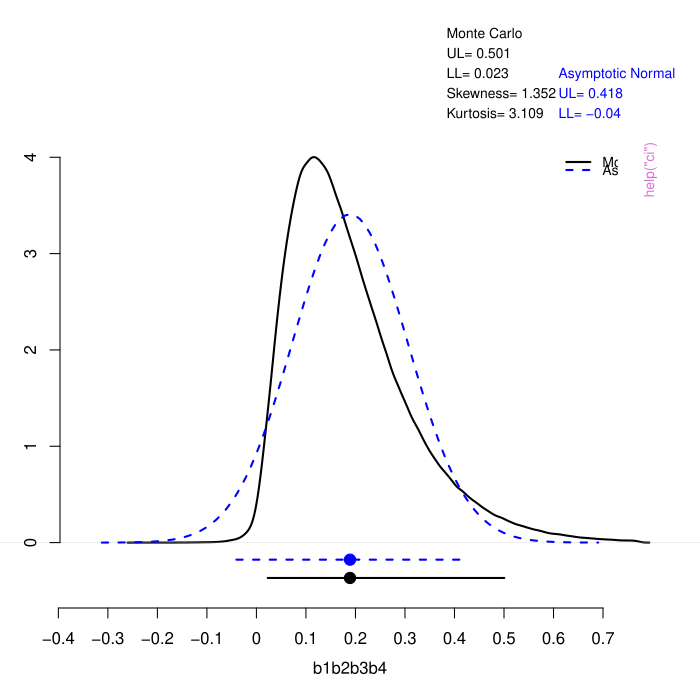

Source code (R):
pkgname <- "RMediation"
source(file.path(R.home("share"), "R", "examples-header.R"))
options(warn = 1)
base::assign(".ExTimings", "RMediation-Ex.timings", pos = 'CheckExEnv')
base::cat("name\tuser\tsystem\telapsed\n", file=base::get(".ExTimings", pos = 'CheckExEnv'))
base::assign(".format_ptime",
function(x) {
  if(!is.na(x[4L])) x[1L] <- x[1L] + x[4L]
  if(!is.na(x[5L])) x[2L] <- x[2L] + x[5L]
  options(OutDec = '.')
  format(x[1L:3L], digits = 7L)
},
pos = 'CheckExEnv')

### * </HEADER>
library('RMediation')

base::assign(".oldSearch", base::search(), pos = 'CheckExEnv')
base::assign(".old_wd", base::getwd(), pos = 'CheckExEnv')
cleanEx()
nameEx("ci")
### * ci

flush(stderr()); flush(stdout())

base::assign(".ptime", proc.time(), pos = "CheckExEnv")
### Name: ci
### Title: CI for a nonlinear function of coefficients estimates
### Aliases: ci
### Keywords: distribution regression

### ** Examples

ci(
  mu = c(b1 = 1, b2 = .7, b3 = .6, b4 = .45),
  Sigma = c(.05, 0, 0, 0, .05, 0, 0, .03, 0, .03),
  quant = ~ b1 * b2 * b3 * b4, type = "all", plot = TRUE, plotCI = TRUE
)
# An Example of Conservative Null Sampling Distribution
ci(c(b1 = .3, b2 = .4, b3 = .3), c(.01, 0, 0, .01, 0, .02),
  quant = ~ b1 * b2 * b3, type = "mc", plot = TRUE, plotCI = TRUE,
   H0 = TRUE, mu0 = c(b1 = .3, b2 = .4, b3 = 0)
)
# An Example of Less Conservative Null Sampling Distribution
ci(c(b1 = .3, b2 = .4, b3 = .3), c(.01, 0, 0, .01, 0, .02),
  quant = ~ b1 * b2 * b3, type = "mc", plot = TRUE, plotCI = TRUE,
  H0 = TRUE, mu0 = c(b1 = 0, b2 = .4, b3 = 0.1)
)



base::assign(".dptime", (proc.time() - get(".ptime", pos = "CheckExEnv")), pos = "CheckExEnv")
base::cat("ci", base::get(".format_ptime", pos = 'CheckExEnv')(get(".dptime", pos = "CheckExEnv")), "\n", file=base::get(".ExTimings", pos = 'CheckExEnv'), append=TRUE, sep="\t")
cleanEx()
nameEx("medci")
### * medci

flush(stderr()); flush(stdout())

base::assign(".ptime", proc.time(), pos = "CheckExEnv")
### Name: medci
### Title: Confidence Interval for the Mediated Effect
### Aliases: medci
### Keywords: mediation

### ** Examples

## Example 1
res <- medci(
  mu.x = .2, mu.y = .4, se.x = 1, se.y = 1, rho = 0, alpha = .05,
  type = "dop", plot = TRUE, plotCI = TRUE
)
## Example 2
res <- medci(mu.x = .2, mu.y = .4, se.x = 1, se.y = 1, rho = 0,
 alpha = .05, type = "all", plot = TRUE, plotCI = TRUE)



base::assign(".dptime", (proc.time() - get(".ptime", pos = "CheckExEnv")), pos = "CheckExEnv")
base::cat("medci", base::get(".format_ptime", pos = 'CheckExEnv')(get(".dptime", pos = "CheckExEnv")), "\n", file=base::get(".ExTimings", pos = 'CheckExEnv'), append=TRUE, sep="\t")
cleanEx()
nameEx("pMC")
### * pMC

flush(stderr()); flush(stdout())

base::assign(".ptime", proc.time(), pos = "CheckExEnv")
### Name: pMC
### Title: Probability (percentile) for the Monte Carlo Sampling
###   Distribution of a nonlinear function of coefficients estimates
### Aliases: pMC
### Keywords: distribution regression

### ** Examples

pMC(.2,
  mu = c(b1 = 1, b2 = .7, b3 = .6, b4 = .45), Sigma = c(.05, 0, 0, 0, .05, 0, 0, .03, 0, .03),
  quant = ~ b1 * b2 * b3 * b4
)



base::assign(".dptime", (proc.time() - get(".ptime", pos = "CheckExEnv")), pos = "CheckExEnv")
base::cat("pMC", base::get(".format_ptime", pos = 'CheckExEnv')(get(".dptime", pos = "CheckExEnv")), "\n", file=base::get(".ExTimings", pos = 'CheckExEnv'), append=TRUE, sep="\t")
cleanEx()
nameEx("pprodnormal")
### * pprodnormal

flush(stderr()); flush(stdout())

base::assign(".ptime", proc.time(), pos = "CheckExEnv")
### Name: pprodnormal
### Title: Percentile for the Distribution of Product of Two Normal
###   Variables
### Aliases: pprodnormal

### ** Examples

pprodnormal(q = 0, mu.x = .5, mu.y = .3, se.x = 1, se.y = 1, rho = 0, type = "all")



base::assign(".dptime", (proc.time() - get(".ptime", pos = "CheckExEnv")), pos = "CheckExEnv")
base::cat("pprodnormal", base::get(".format_ptime", pos = 'CheckExEnv')(get(".dptime", pos = "CheckExEnv")), "\n", file=base::get(".ExTimings", pos = 'CheckExEnv'), append=TRUE, sep="\t")
cleanEx()
nameEx("qMC")
### * qMC

flush(stderr()); flush(stdout())

base::assign(".ptime", proc.time(), pos = "CheckExEnv")
### Name: qMC
### Title: Quantile for the Monte Carlo Sampling Distribution of a
###   nonlinear function of coefficients estimates
### Aliases: qMC
### Keywords: distribution regression

### ** Examples

qMC(.05,
  mu = c(b1 = 1, b2 = .7, b3 = .6, b4 = .45), Sigma = c(.05, 0, 0, 0, .05, 0, 0, .03, 0, .03),
  quant = ~ b1 * b2 * b3 * b4
)



base::assign(".dptime", (proc.time() - get(".ptime", pos = "CheckExEnv")), pos = "CheckExEnv")
base::cat("qMC", base::get(".format_ptime", pos = 'CheckExEnv')(get(".dptime", pos = "CheckExEnv")), "\n", file=base::get(".ExTimings", pos = 'CheckExEnv'), append=TRUE, sep="\t")
cleanEx()
nameEx("qprodnormal")
### * qprodnormal

flush(stderr()); flush(stdout())

base::assign(".ptime", proc.time(), pos = "CheckExEnv")
### Name: qprodnormal
### Title: Quantile for the Distribution of Product of Two Normal Variables
### Aliases: qprodnormal

### ** Examples

## lower tail
qprodnormal(
  p = .1, mu.x = .5, mu.y = .3, se.x = 1, se.y = 1, rho = 0,
  lower.tail = TRUE, type = "all"
)
## upper tail
qprodnormal(
  p = .1, mu.x = .5, mu.y = .3, se.x = 1, se.y = 1, rho = 0,
  lower.tail = FALSE, type = "all"
)



base::assign(".dptime", (proc.time() - get(".ptime", pos = "CheckExEnv")), pos = "CheckExEnv")
base::cat("qprodnormal", base::get(".format_ptime", pos = 'CheckExEnv')(get(".dptime", pos = "CheckExEnv")), "\n", file=base::get(".ExTimings", pos = 'CheckExEnv'), append=TRUE, sep="\t")
cleanEx()
nameEx("tidy_logLik")
### * tidy_logLik

flush(stderr()); flush(stdout())

base::assign(".ptime", proc.time(), pos = "CheckExEnv")
### Name: tidy.logLik
### Title: Creates a data.frame for a log-likelihood object
### Aliases: tidy.logLik

### ** Examples

fit <- lm(mpg ~ wt, data = mtcars)
logLik_fit <- logLik(fit)
tidy(logLik_fit)



base::assign(".dptime", (proc.time() - get(".ptime", pos = "CheckExEnv")), pos = "CheckExEnv")
base::cat("tidy_logLik", base::get(".format_ptime", pos = 'CheckExEnv')(get(".dptime", pos = "CheckExEnv")), "\n", file=base::get(".ExTimings", pos = 'CheckExEnv'), append=TRUE, sep="\t")
### * <FOOTER>
###
cleanEx()
options(digits = 7L)
base::cat("Time elapsed: ", proc.time() - base::get("ptime", pos = 'CheckExEnv'),"\n")
grDevices::dev.off()
###
### Local variables: ***
### mode: outline-minor ***
### outline-regexp: "\\(> \\)?### [*]+" ***
### End: ***
quit('no')
